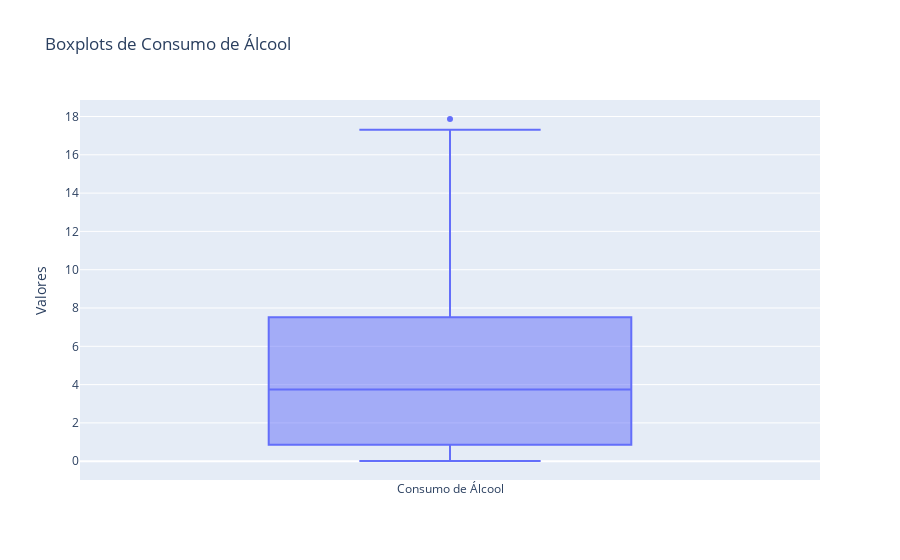

Notebook code cell kept with this figure:
### Code cell
import plotly.graph_objects as go

# Criar o boxplot para 'consumo_alcool'
fig = go.Figure()

# Adicionando um boxplot para consumo_alcool
fig.add_trace(go.Box(
    y=df_cleaned['consumo_alcool'],
    name='Consumo de Álcool',
    # boxmean='sd'  # Adiciona a média e o desvio padrão
))

# Configurar o layout
fig.update_layout(
    title='Boxplots de Consumo de Álcool',
    yaxis_title='Valores',
    boxmode='group'  # Agrupa os boxplots
)

# Exibir o gráfico
fig.show()

### Figure 1 — Plotly figure (JSON) as saved in the notebook; plotly's stock layout.template omitted (floating-point values rounded to 4 significant figures; data arrays with more than 128 entries replaced by an {"elided": "..."} marker saying what was removed)
{"data": [{"name": "Consumo de Álcool", "type": "box", "y": {"elided": "2736 float values"}}], "layout": {"boxmode": "group", "title": {"text": "Boxplots de Consumo de Álcool"}, "yaxis": {"title": {"text": "Valores"}}}}
